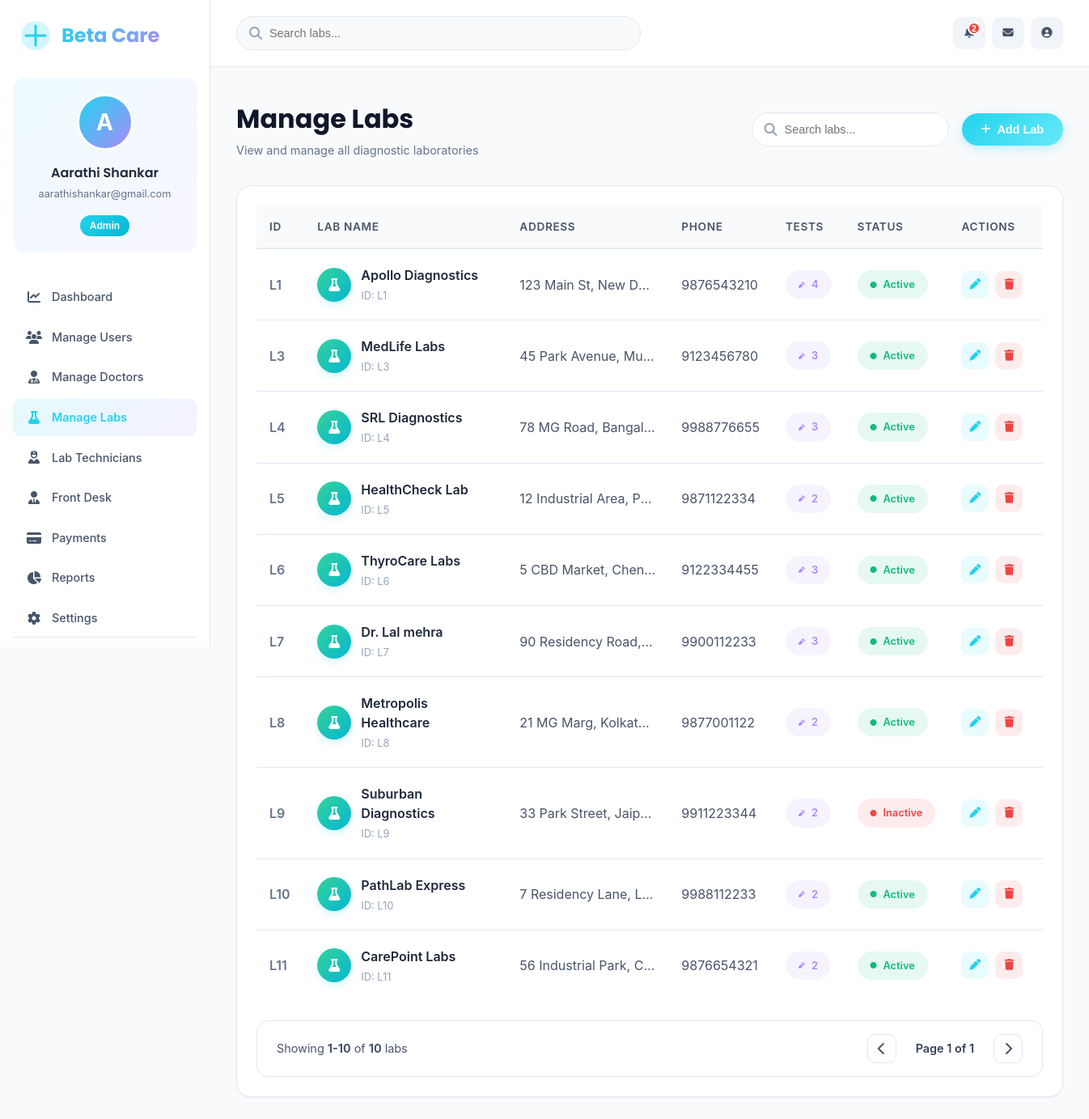
Page /dashboard/admin/labs/ (signed in) on the committed database.
### core/models.py (models this page shows)
class Lab(models.Model):
    STATUS_CHOICES = (
        ('Active', 'Active'),
        ('Inactive', 'Inactive'),
    )
    name = models.CharField(max_length=150)
    address = models.TextField()
    phone = models.CharField(max_length=15)
    status = models.CharField(
        max_length=20,
        choices=STATUS_CHOICES,
        default='Active'
    )
    created_at = models.DateTimeField(auto_now_add=True)

### core/views.py (the view, shortened to what this page needs)
# urls.py: path('dashboard/admin/labs/', views.admin_labs, name='admin_labs'),
@login_required
def admin_labs(request):
    labs = Lab.objects.all()
    query = request.GET.get("q")
    if query:
        labs = labs.filter(name__icontains=query)
    return render(request, "core/dashboard/admin_labs.html", {"labs": labs})

### core/templates/core/dashboard/admin_labs.html (shortened to what this page needs)
{% load static %}
<!DOCTYPE html>
<html lang="en">
<head>
    <link href="https://cdnjs.cloudflare.com/ajax/libs/font-awesome/6.5.0/css/all.min.css" rel="stylesheet">
    <link rel="stylesheet" href="{% static 'core/css/admin.css' %}">
</head>
<body>
    <div class="medical-dashboard">
        <aside class="medical-sidebar">
            <div class="brand">
                <div class="brand-logo">
                </div>
                <span class="brand-name">Beta Care</span>
            </div>
            <div class="profile-card">
                <div class="profile-avatar-wrapper">
                    <div class="profile-avatar">
                        <div class="avatar-fallback" style="display: none;">
                            {{ request.user.first_name|default:request.user.username|slice:":1"|upper }}
                        </div>
                    </div>
                </div>
                <div class="profile-details">
                    <h4 class="profile-name">{{ request.user.get_full_name|default:request.user.username }}</h4>
                    <p class="profile-email">{{ request.user.email|truncatechars:25 }}</p>
                </div>
                <span class="role-badge">Admin</span>
            </div>
            <nav class="sidebar-nav">
                <a href="{% url 'admin_dashboard' %}"
                    class="nav-item {% if request.resolver_match.url_name == 'admin_dashboard' %}active{% endif %}">
                    <i class="fa-solid fa-chart-line"></i>
                    <span>Dashboard</span>
                </a>
                <a href="{% url 'admin_users' %}"
                    class="nav-item {% if request.resolver_match.url_name == 'admin_users' %}active{% endif %}">
                    <i class="fa-solid fa-users"></i>
                    <span>Manage Users</span>
                </a>
                <a href="{% url 'admin_doctors' %}"
                    class="nav-item ">
                    <i class="fa-solid fa-user-doctor"></i>
                    <span>Manage Doctors</span>
                </a>
                <a href="{% url 'admin_labs' %}"
                    class="nav-item {% if request.resolver_match.url_name == 'admin_labs' or request.resolver_match.url_name == 'admin_edit_lab' %}active{% endif %}">
                    <i class="fa-solid fa-flask"></i>
                    <span>Manage Labs</span>
                </a>
                <a href="{% url 'admin_lab_technicians' %}"
                    class="nav-item {% if request.resolver_match.url_name == 'admin_lab_technicians' or request.resolver_match.url_name == 'admin_edit_technician' %}active{% endif %}">
                    <i class="fa-solid fa-user-nurse"></i>
                    <span>Lab Technicians</span>
                </a>
                <a href="{% url 'admin_frontdesk' %}"
                    class="nav-item {% if request.resolver_match.url_name == 'admin_frontdesk' or request.resolver_match.url_name == 'admin_edit_frontdesk' %}active{% endif %}">
                    <i class="fa-solid fa-user-tie"></i>
                    <span>Front Desk</span>
                </a>
                <a href="{% url 'admin_payments' %}"
                    class="nav-item {% if request.resolver_match.url_name == 'admin_payments' %}active{% endif %}">
                    <i class="fa-solid fa-credit-card"></i>
                    <span>Payments</span>
                </a>
                <a href="{% url 'admin_reports' %}" class="nav-item">
                    <i class="fa-solid fa-chart-pie"></i>
                    <span>Reports</span>
                </a>
                <a href="{% url 'admin_settings' %}" class="nav-item">
                    <i class="fa-solid fa-gear"></i>
                    <span>Settings</span>
                </a>
            </nav>
            <div class="sidebar-footer">
            </div>
        </aside>
        <main class="medical-main">
            <header class="medical-header">
                <div class="header-search">
                    <i class="fa-solid fa-search"></i>
                    <input type="text" id="headerSearchInput" placeholder="Search labs..." value="{{ request.GET.q }}">
                </div>
                <div class="header-actions">
                    <button class="header-icon-btn">
                        <span class="notification-badge">2</span>
                    </button>
                    <button class="header-icon-btn">
                        <i class="fa-solid fa-envelope"></i>
                    </button>
                    <button class="header-icon-btn">
                        <i class="fa-solid fa-user-circle"></i>
                    </button>
                </div>
            </header>
            <div class="medical-content">
                <div class="content-header">
                    <div class="page-title-section">
                        <h1 class="page-title">Manage Labs</h1>
                        <p class="page-subtitle">View and manage all diagnostic laboratories</p>
                    </div>
                    <div class="page-actions-section">
                        <form method="get" class="inline-search-form">
                            <div class="inline-search-box">
                                <i class="fa-solid fa-search"></i>
                                <input type="text" name="q" placeholder="Search labs..." value="{{ request.GET.q }}">
                            </div>
                        </form>
                        <button class="add-btn" onclick="openAddModal()">
                            <i class="fa-solid fa-plus"></i>
                            <span>Add Lab</span>
                        </button>
                    </div>
                </div>
                <div class="medical-table-card">
                    <table class="medical-table">
                        <thead>
                            <tr>
                                <th class="cell-id">ID</th>
                                <th class="cell-patient">Lab Name</th>
                                <th class="cell-email">Address</th>
                                <th class="cell-phone">Phone</th>
                                <th class="cell-phone">Tests</th>
                                <th class="cell-status">Status</th>
                                <th class="cell-actions">Actions</th>
                            </tr>
                        </thead>
                        <tbody>
                            {% for lab in labs %}
                            <tr>
                                <td class="cell-id">L{{ lab.id }}</td>
                                <td class="cell-patient">
                                    <div class="patient-info">
                                        <div class="patient-avatar" style="background: linear-gradient(135deg, #34d399, #06b6d4);">
                                            <i class="fa-solid fa-flask" style="font-size:1rem;"></i>
                                        </div>
                                        <div class="patient-details">
                                            <div class="patient-name">{{ lab.name }}</div>
                                            <div class="patient-id">ID: L{{ lab.id }}</div>
                                        </div>
                                    </div>
                                </td>
                                <td class="cell-email" style="max-width:200px; white-space:nowrap; overflow:hidden; text-overflow:ellipsis;" title="{{ lab.address }}">
                                    {{ lab.address }}
                                </td>
                                <td class="cell-phone">{{ lab.phone }}</td>
                                <td class="cell-phone">
                                    <span class="status-badge" style="background: rgba(167, 139, 250, 0.1); color: var(--medical-purple);">
                                        <i class="fa-solid fa-vial"></i>
                                        {{ lab.diagnostictest_set.count }}
                                    </span>
                                </td>
                                <td class="cell-status">
                                    {% if lab.status == 'Active' %}
                                    <span class="status-badge status-active">
                                        <i class="fa-solid fa-circle"></i>
                                        Active
                                    </span>
                                    {% else %}
                                    <span class="status-badge status-inactive">
                                        <i class="fa-solid fa-circle"></i>
                                        Inactive
                                    </span>
                                    {% endif %}
                                </td>
                                <td class="cell-actions">
                                    <div class="action-buttons">
                                        <a href="{% url 'admin_edit_lab' lab.id %}" class="action-btn edit-btn" title="Edit Lab">
                                            <i class="fa-solid fa-pen"></i>
                                        </a>
                                        <button class="action-btn delete-btn"
                                            onclick="openDeleteModal({{ lab.id }}, '{{ lab.name }}')"
                                            title="Delete Lab">
                                            <i class="fa-solid fa-trash"></i>
                                        </button>
                                    </div>
                                </td>
                            </tr>
                            {% endfor %}
                        </tbody>
                    </table>
                    {% if labs %}
                    <div class="pagination-wrapper">
                        <div class="pagination-info">
                            Showing <strong>1-{{ labs|length }}</strong> of <strong>{{ labs|length }}</strong> labs
                        </div>
                        <div class="pagination-controls">
                            <a href="#" class="page-btn">
                                <i class="fa-solid fa-chevron-left"></i>
                            </a>
                            <span class="page-current">Page 1 of 1</span>
                            <a href="#" class="page-btn">
                                <i class="fa-solid fa-chevron-right"></i>
                            </a>
                        </div>
                    </div>
                    {% endif %}
                </div>
            </div>
        </main>
    </div>
</body>
</html>

### rows in the picture
Lab: id "1", name "Apollo Diagnostics", address "123 Main St, New D…", phone "9876543210", diagnostictest_set.count "4", status "Active" (drawn)
Lab: id "3", name "MedLife Labs", address "45 Park Avenue, Mu…", phone "9123456780", diagnostictest_set.count "3", status "Active" (drawn)
Lab: id "4", name "SRL Diagnostics", address "78 MG Road, Bangal…", phone "9988776655", diagnostictest_set.count "3", status "Active" (drawn)
Lab: id "5", name "HealthCheck Lab", address "12 Industrial Area, P…", phone "9871122334", diagnostictest_set.count "2", status "Active" (drawn)
Lab: id "6", name "ThyroCare Labs", address "5 CBD Market, Chen…", phone "9122334455", diagnostictest_set.count "3", status "Active" (drawn)
Lab: id "7", name "Dr. Lal mehra", address "90 Residency Road,…", phone "9900112233", diagnostictest_set.count "3", status "Active" (drawn)
Lab: id "8", name "Metropolis Healthcare", address "21 MG Marg, Kolkat…", phone "9877001122", diagnostictest_set.count "2", status "Active" (drawn)
Lab: id "9", name "Suburban Diagnostics", address "33 Park Street, Jaip…", phone "9911223344", diagnostictest_set.count "2", status "Inactive" (drawn)
Lab: id "10", name "PathLab Express", address "7 Residency Lane, L…", phone "9988112233", diagnostictest_set.count "2", status "Active" (drawn)
Lab: id "11", name "CarePoint Labs", address "56 Industrial Park, C…", phone "9876654321", diagnostictest_set.count "2", status "Active" (drawn)

### other values in the picture
{{ request.user.first_name|default:request.user.username|slice:":1"|upper }} "A"
{{ request.user.get_full_name|default:request.user.username }} "Aarathi Shankar"
{{ request.user.email|truncatechars:25 }} "aarathishankar@gmail.com"
{{ labs|length }} "10"
